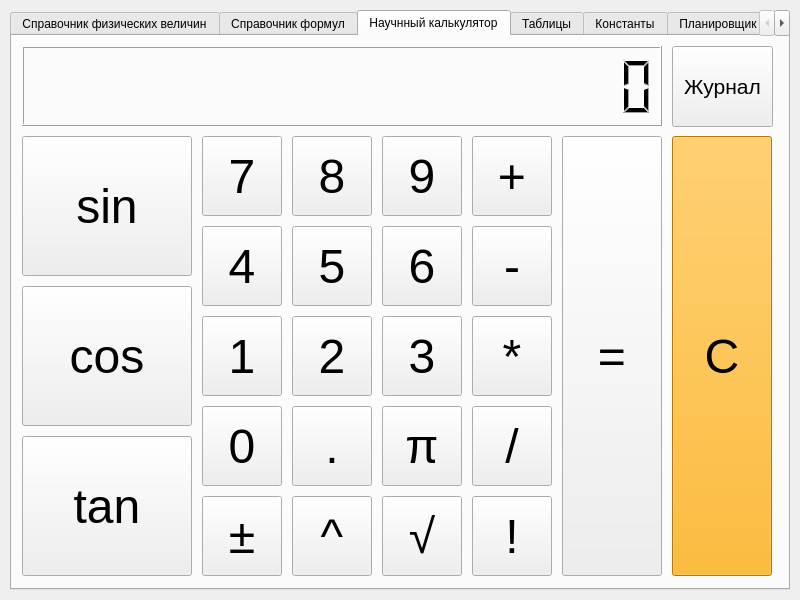
<?xml version="1.0" encoding="UTF-8"?>
<ui version="4.0">
 <class>MainWindow</class>
 <widget class="QMainWindow" name="MainWindow">
  <property name="geometry">
   <rect>
    <x>0</x>
    <y>0</y>
    <width>800</width>
    <height>600</height>
   </rect>
  </property>
  <property name="windowTitle">
   <string>Phy6 Helper</string>
  </property>
  <widget class="QWidget" name="centralwidget">
   <widget class="QTabWidget" name="tabWidget">
    <property name="geometry">
     <rect>
      <x>10</x>
      <y>10</y>
      <width>780</width>
      <height>580</height>
     </rect>
    </property>
    <property name="tabShape">
     <enum>QTabWidget::Rounded</enum>
    </property>
    <property name="currentIndex">
     <number>2</number>
    </property>
    <widget class="QWidget" name="tab">
     <attribute name="title">
      <string>Справочник физических величин</string>
     </attribute>
    </widget>
    <widget class="QWidget" name="tab_2">
     <attribute name="title">
      <string>Справочник формул</string>
     </attribute>
    </widget>
    <widget class="QWidget" name="tab_3">
     <attribute name="title">
      <string>Научнный калькулятор</string>
     </attribute>
     <widget class="QLCDNumber" name="table">
      <property name="geometry">
       <rect>
        <x>10</x>
        <y>10</y>
        <width>640</width>
        <height>80</height>
       </rect>
      </property>
      <property name="digitCount">
       <number>20</number>
      </property>
     </widget>
     <widget class="QPushButton" name="btn_clear">
      <property name="geometry">
       <rect>
        <x>660</x>
        <y>100</y>
        <width>100</width>
        <height>440</height>
       </rect>
      </property>
      <property name="font">
       <font>
        <family>Segoe UI</family>
        <pointsize>36</pointsize>
       </font>
      </property>
      <property name="styleSheet">
       <string notr="true">background-color: rgb(255, 170, 0);</string>
      </property>
      <property name="text">
       <string>C</string>
      </property>
     </widget>
     <widget class="QPushButton" name="btn_eq">
      <property name="geometry">
       <rect>
        <x>550</x>
        <y>100</y>
        <width>100</width>
        <height>440</height>
       </rect>
      </property>
      <property name="font">
       <font>
        <family>Segoe UI</family>
        <pointsize>36</pointsize>
       </font>
      </property>
      <property name="text">
       <string>=</string>
      </property>
     </widget>
     <widget class="QPushButton" name="btn_sin">
      <property name="geometry">
       <rect>
        <x>10</x>
        <y>100</y>
        <width>170</width>
        <height>140</height>
       </rect>
      </property>
      <property name="font">
       <font>
        <family>Segoe UI</family>
        <pointsize>36</pointsize>
       </font>
      </property>
      <property name="text">
       <string>sin</string>
      </property>
     </widget>
     <widget class="QPushButton" name="btn_plus">
      <property name="geometry">
       <rect>
        <x>460</x>
        <y>100</y>
        <width>80</width>
        <height>80</height>
       </rect>
      </property>
      <property name="font">
       <font>
        <family>Segoe UI</family>
        <pointsize>36</pointsize>
       </font>
      </property>
      <property name="text">
       <string>+</string>
      </property>
     </widget>
     <widget class="QPushButton" name="btn_pow">
      <property name="geometry">
       <rect>
        <x>280</x>
        <y>460</y>
        <width>80</width>
        <height>80</height>
       </rect>
      </property>
      <property name="font">
       <font>
        <family>Segoe UI</family>
        <pointsize>36</pointsize>
       </font>
      </property>
      <property name="text">
       <string>^</string>
      </property>
     </widget>
     <widget class="QPushButton" name="btn_dot">
      <property name="geometry">
       <rect>
        <x>280</x>
        <y>370</y>
        <width>80</width>
        <height>80</height>
       </rect>
      </property>
      <property name="font">
       <font>
        <family>Segoe UI</family>
        <pointsize>36</pointsize>
       </font>
      </property>
      <property name="text">
       <string>.</string>
      </property>
     </widget>
     <widget class="QPushButton" name="btn_cos">
      <property name="geometry">
       <rect>
        <x>10</x>
        <y>250</y>
        <width>170</width>
        <height>140</height>
       </rect>
      </property>
      <property name="font">
       <font>
        <family>Segoe UI</family>
        <pointsize>36</pointsize>
       </font>
      </property>
      <property name="text">
       <string>cos</string>
      </property>
     </widget>
     <widget class="QPushButton" name="btn_tan">
      <property name="geometry">
       <rect>
        <x>10</x>
        <y>400</y>
        <width>170</width>
        <height>140</height>
       </rect>
      </property>
      <property name="font">
       <font>
        <family>Segoe UI</family>
        <pointsize>36</pointsize>
       </font>
      </property>
      <property name="text">
       <string>tan</string>
      </property>
     </widget>
     <widget class="QPushButton" name="btn_minus">
      <property name="geometry">
       <rect>
        <x>460</x>
        <y>190</y>
        <width>80</width>
        <height>80</height>
       </rect>
      </property>
      <property name="font">
       <font>
        <family>Segoe UI</family>
        <pointsize>36</pointsize>
       </font>
      </property>
      <property name="text">
       <string>-</string>
      </property>
     </widget>
     <widget class="QPushButton" name="btn_mult">
      <property name="geometry">
       <rect>
        <x>460</x>
        <y>280</y>
        <width>80</width>
        <height>80</height>
       </rect>
      </property>
      <property name="font">
       <font>
        <family>Segoe UI</family>
        <pointsize>36</pointsize>
       </font>
      </property>
      <property name="text">
       <string>*</string>
      </property>
     </widget>
     <widget class="QPushButton" name="btn_div">
      <property name="geometry">
       <rect>
        <x>460</x>
        <y>370</y>
        <width>80</width>
        <height>80</height>
       </rect>
      </property>
      <property name="font">
       <font>
        <family>Segoe UI</family>
        <pointsize>36</pointsize>
       </font>
      </property>
      <property name="text">
       <string>/</string>
      </property>
     </widget>
     <widget class="QPushButton" name="btn_sqrt">
      <property name="geometry">
       <rect>
        <x>370</x>
        <y>460</y>
        <width>80</width>
        <height>80</height>
       </rect>
      </property>
      <property name="font">
       <font>
        <family>Segoe UI</family>
        <pointsize>36</pointsize>
       </font>
      </property>
      <property name="text">
       <string>√</string>
      </property>
     </widget>
     <widget class="QPushButton" name="btn_pi">
      <property name="geometry">
       <rect>
        <x>370</x>
        <y>370</y>
        <width>80</width>
        <height>80</height>
       </rect>
      </property>
      <property name="font">
       <font>
        <family>Segoe UI</family>
        <pointsize>36</pointsize>
       </font>
      </property>
      <property name="text">
       <string>π</string>
      </property>
     </widget>
     <widget class="QPushButton" name="btn_fact">
      <property name="geometry">
       <rect>
        <x>460</x>
        <y>460</y>
        <width>80</width>
        <height>80</height>
       </rect>
      </property>
      <property name="font">
       <font>
        <family>Segoe UI</family>
        <pointsize>36</pointsize>
       </font>
      </property>
      <property name="text">
       <string>!</string>
      </property>
     </widget>
     <widget class="QPushButton" name="btn_op">
      <property name="geometry">
       <rect>
        <x>190</x>
        <y>460</y>
        <width>80</width>
        <height>80</height>
       </rect>
      </property>
      <property name="font">
       <font>
        <family>Segoe UI</family>
        <pointsize>36</pointsize>
       </font>
      </property>
      <property name="text">
       <string>±</string>
      </property>
     </widget>
     <widget class="QPushButton" name="btn0">
      <property name="geometry">
       <rect>
        <x>190</x>
        <y>370</y>
        <width>80</width>
        <height>80</height>
       </rect>
      </property>
      <property name="font">
       <font>
        <family>Segoe UI</family>
        <pointsize>36</pointsize>
       </font>
      </property>
      <property name="text">
       <string>0</string>
      </property>
     </widget>
     <widget class="QPushButton" name="btn_journal">
      <property name="geometry">
       <rect>
        <x>660</x>
        <y>10</y>
        <width>101</width>
        <height>81</height>
       </rect>
      </property>
      <property name="font">
       <font>
        <family>Segoe UI</family>
        <pointsize>16</pointsize>
       </font>
      </property>
      <property name="text">
       <string>Журнал</string>
      </property>
     </widget>
     <widget class="QPushButton" name="btn7">
      <property name="geometry">
       <rect>
        <x>190</x>
        <y>100</y>
        <width>80</width>
        <height>80</height>
       </rect>
      </property>
      <property name="font">
       <font>
        <family>Segoe UI</family>
        <pointsize>36</pointsize>
       </font>
      </property>
      <property name="text">
       <string>7</string>
      </property>
     </widget>
     <widget class="QPushButton" name="btn8">
      <property name="geometry">
       <rect>
        <x>280</x>
        <y>100</y>
        <width>80</width>
        <height>80</height>
       </rect>
      </property>
      <property name="font">
       <font>
        <family>Segoe UI</family>
        <pointsize>36</pointsize>
       </font>
      </property>
      <property name="text">
       <string>8</string>
      </property>
     </widget>
     <widget class="QPushButton" name="btn4">
      <property name="geometry">
       <rect>
        <x>190</x>
        <y>190</y>
        <width>80</width>
        <height>80</height>
       </rect>
      </property>
      <property name="font">
       <font>
        <family>Segoe UI</family>
        <pointsize>36</pointsize>
       </font>
      </property>
      <property name="text">
       <string>4</string>
      </property>
     </widget>
     <widget class="QPushButton" name="btn5">
      <property name="geometry">
       <rect>
        <x>280</x>
        <y>190</y>
        <width>80</width>
        <height>80</height>
       </rect>
      </property>
      <property name="font">
       <font>
        <family>Segoe UI</family>
        <pointsize>36</pointsize>
       </font>
      </property>
      <property name="text">
       <string>5</string>
      </property>
     </widget>
     <widget class="QPushButton" name="btn3">
      <property name="geometry">
       <rect>
        <x>370</x>
        <y>280</y>
        <width>80</width>
        <height>80</height>
       </rect>
      </property>
      <property name="font">
       <font>
        <family>Segoe UI</family>
        <pointsize>36</pointsize>
       </font>
      </property>
      <property name="text">
       <string>3</string>
      </property>
     </widget>
     <widget class="QPushButton" name="btn2">
      <property name="geometry">
       <rect>
        <x>280</x>
        <y>280</y>
        <width>80</width>
        <height>80</height>
       </rect>
      </property>
      <property name="font">
       <font>
        <family>Segoe UI</family>
        <pointsize>36</pointsize>
       </font>
      </property>
      <property name="text">
       <string>2</string>
      </property>
     </widget>
     <widget class="QPushButton" name="btn9">
      <property name="geometry">
       <rect>
        <x>370</x>
        <y>100</y>
        <width>80</width>
        <height>80</height>
       </rect>
      </property>
      <property name="font">
       <font>
        <family>Segoe UI</family>
        <pointsize>36</pointsize>
       </font>
      </property>
      <property name="text">
       <string>9</string>
      </property>
     </widget>
     <widget class="QPushButton" name="btn6">
      <property name="geometry">
       <rect>
        <x>370</x>
        <y>190</y>
        <width>80</width>
        <height>80</height>
       </rect>
      </property>
      <property name="font">
       <font>
        <family>Segoe UI</family>
        <pointsize>36</pointsize>
       </font>
      </property>
      <property name="text">
       <string>6</string>
      </property>
     </widget>
     <widget class="QPushButton" name="btn1">
      <property name="geometry">
       <rect>
        <x>190</x>
        <y>280</y>
        <width>80</width>
        <height>80</height>
       </rect>
      </property>
      <property name="font">
       <font>
        <family>Segoe UI</family>
        <pointsize>36</pointsize>
       </font>
      </property>
      <property name="text">
       <string>1</string>
      </property>
     </widget>
    </widget>
    <widget class="QWidget" name="tab_4">
     <attribute name="title">
      <string>Таблицы</string>
     </attribute>
    </widget>
    <widget class="QWidget" name="tab_5">
     <attribute name="title">
      <string>Константы</string>
     </attribute>
    </widget>
    <widget class="QWidget" name="tab_6">
     <attribute name="title">
      <string>Планировщик задач</string>
     </attribute>
     <widget class="QListWidget" name="listWidget_cases">
      <property name="geometry">
       <rect>
        <x>390</x>
        <y>10</y>
        <width>370</width>
        <height>530</height>
       </rect>
      </property>
      <property name="font">
       <font>
        <pointsize>12</pointsize>
       </font>
      </property>
     </widget>
     <widget class="QCalendarWidget" name="calendar">
      <property name="geometry">
       <rect>
        <x>10</x>
        <y>42</y>
        <width>370</width>
        <height>430</height>
       </rect>
      </property>
     </widget>
     <widget class="QTimeEdit" name="timeEdit">
      <property name="geometry">
       <rect>
        <x>250</x>
        <y>10</y>
        <width>130</width>
        <height>20</height>
       </rect>
      </property>
     </widget>
     <widget class="QLabel" name="label">
      <property name="geometry">
       <rect>
        <x>10</x>
        <y>10</y>
        <width>240</width>
        <height>20</height>
       </rect>
      </property>
      <property name="font">
       <font>
        <family>Segoe UI</family>
        <pointsize>12</pointsize>
        <weight>75</weight>
        <bold>true</bold>
       </font>
      </property>
      <property name="text">
       <string>Время следующего события:</string>
      </property>
     </widget>
     <widget class="QLabel" name="label_2">
      <property name="geometry">
       <rect>
        <x>10</x>
        <y>480</y>
        <width>160</width>
        <height>20</height>
       </rect>
      </property>
      <property name="font">
       <font>
        <family>Segoe UI</family>
        <pointsize>12</pointsize>
        <weight>75</weight>
        <bold>true</bold>
       </font>
      </property>
      <property name="text">
       <string>Описание события:</string>
      </property>
     </widget>
     <widget class="QPushButton" name="pushButton_add_case">
      <property name="geometry">
       <rect>
        <x>10</x>
        <y>510</y>
        <width>180</width>
        <height>30</height>
       </rect>
      </property>
      <property name="font">
       <font>
        <family>Segoe UI</family>
        <pointsize>12</pointsize>
       </font>
      </property>
      <property name="text">
       <string>Добавить событие</string>
      </property>
     </widget>
     <widget class="QPushButton" name="pushButton_delete_case">
      <property name="geometry">
       <rect>
        <x>200</x>
        <y>510</y>
        <width>180</width>
        <height>30</height>
       </rect>
      </property>
      <property name="font">
       <font>
        <family>Segoe UI</family>
        <pointsize>12</pointsize>
       </font>
      </property>
      <property name="text">
       <string>Удалить событие</string>
      </property>
     </widget>
     <widget class="QLineEdit" name="lineEdit_case">
      <property name="geometry">
       <rect>
        <x>169</x>
        <y>480</y>
        <width>210</width>
        <height>20</height>
       </rect>
      </property>
      <property name="font">
       <font>
        <family>Segoe UI</family>
        <pointsize>12</pointsize>
        <italic>true</italic>
       </font>
      </property>
     </widget>
    </widget>
   </widget>
  </widget>
 </widget>
 <resources/>
 <connections/>
</ui>
